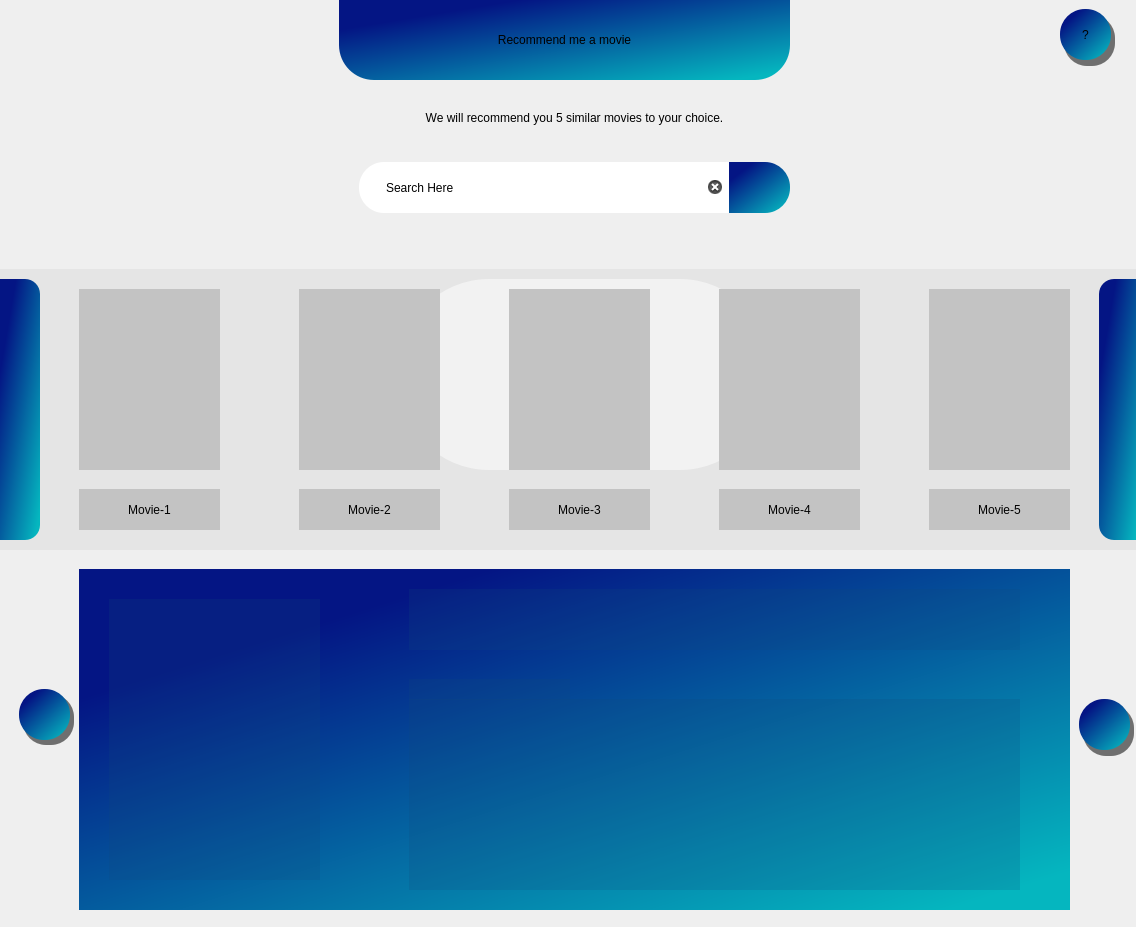
<?xml version="1.0" encoding="UTF-8"?>
<ui version="4.0">
 <class>Dialog</class>
 <widget class="QDialog" name="Dialog">
  <property name="geometry">
   <rect>
    <x>0</x>
    <y>0</y>
    <width>1136</width>
    <height>927</height>
   </rect>
  </property>
  <property name="windowTitle">
   <string>Dialog</string>
  </property>
  <widget class="QWidget" name="widget" native="true">
   <property name="enabled">
    <bool>true</bool>
   </property>
   <property name="geometry">
    <rect>
     <x>-1</x>
     <y>-1</y>
     <width>1141</width>
     <height>931</height>
    </rect>
   </property>
   <property name="minimumSize">
    <size>
     <width>1141</width>
     <height>931</height>
    </size>
   </property>
   <property name="maximumSize">
    <size>
     <width>1141</width>
     <height>931</height>
    </size>
   </property>
   <property name="focusPolicy">
    <enum>Qt::ClickFocus</enum>
   </property>
   <property name="styleSheet">
    <string notr="true">background-color:'white';</string>
   </property>
   <widget class="QLabel" name="Title">
    <property name="geometry">
     <rect>
      <x>340</x>
      <y>0</y>
      <width>451</width>
      <height>81</height>
     </rect>
    </property>
    <property name="styleSheet">
     <string notr="true">background-color: qlineargradient(spread:pad, x1:0, y1:0, x2:0.898, y2:0.977, stop:0.211454 rgba(4, 21, 132, 255), stop:1 rgba(5, 182, 191, 255));
font: 57 22pt &quot;Noto Sans&quot;;
border-bottom-left-radius:35px;
border-bottom-right-radius:35px;
</string>
    </property>
    <property name="text">
     <string>Recommend me a movie</string>
    </property>
    <property name="alignment">
     <set>Qt::AlignCenter</set>
    </property>
   </widget>
   <widget class="QLineEdit" name="searchBar">
    <property name="enabled">
     <bool>true</bool>
    </property>
    <property name="geometry">
     <rect>
      <x>360</x>
      <y>163</y>
      <width>371</width>
      <height>51</height>
     </rect>
    </property>
    <property name="focusPolicy">
     <enum>Qt::ClickFocus</enum>
    </property>
    <property name="toolTip">
     <string>&lt;html&gt;&lt;head/&gt;&lt;body&gt;&lt;p&gt;&lt;span style=&quot; font-size:12pt;&quot;&gt;Search Your Movie here.&lt;/span&gt;&lt;/p&gt;&lt;/body&gt;&lt;/html&gt;</string>
    </property>
    <property name="whatsThis">
     <string>&lt;html&gt;&lt;head/&gt;&lt;body&gt;&lt;p&gt;Search bar.&lt;/p&gt;&lt;p&gt;&lt;span style=&quot; font-size:12pt;&quot;&gt;Search your movie.&lt;/span&gt;&lt;/p&gt;&lt;/body&gt;&lt;/html&gt;</string>
    </property>
    <property name="styleSheet">
     <string notr="true">QLineEdit#searchBar{
color:black;
border:1px solid 'gray';
border-top-left-radius:25px;
border-bottom-left-radius:25px;
font: 57 16pt &quot;Noto Sans&quot;;
padding-left:25px;
}

QLineEdit#searchBar:focus{
border:1px dotted 'black';
}

QLineEdit#searchBar:hover{
background-color:qlineargradient(spread:pad, x1:0.506405, y1:1, x2:0.507, y2:0.0113636, stop:0 rgba(163, 163, 163, 145), stop:0.581498 rgba(255, 255, 255, 145));
}</string>
    </property>
    <property name="text">
     <string>Search Here</string>
    </property>
    <property name="clearButtonEnabled">
     <bool>true</bool>
    </property>
   </widget>
   <widget class="QPushButton" name="search">
    <property name="geometry">
     <rect>
      <x>730</x>
      <y>163</y>
      <width>61</width>
      <height>51</height>
     </rect>
    </property>
    <property name="whatsThis">
     <string>&lt;html&gt;&lt;head/&gt;&lt;body&gt;&lt;p&gt;Search button.&lt;br/&gt;Searches the movie having the matching name.&lt;/p&gt;&lt;/body&gt;&lt;/html&gt;</string>
    </property>
    <property name="styleSheet">
     <string notr="true">QPushButton#search{
background-color: qlineargradient(spread:pad, x1:0, y1:0, x2:0.898, y2:0.977, stop:0.211454 rgba(4, 21, 132, 255), stop:1 rgba(5, 182, 191, 255));
border:None;
border-top-right-radius:25px;
border-bottom-right-radius:25px;
}

QPushButton#search:hover{
	background-color: qlineargradient(spread:pad, x1:0, y1:0, x2:0.898, y2:0.977, stop:0.211454 rgba(5, 182, 191, 255), stop:1 rgba(4, 21, 132, 255));
}</string>
    </property>
    <property name="text">
     <string/>
    </property>
    <property name="icon">
     <iconset>
      <normaloff>img/search.png</normaloff>img/search.png</iconset>
    </property>
    <property name="iconSize">
     <size>
      <width>32</width>
      <height>32</height>
     </size>
    </property>
   </widget>
   <widget class="QPushButton" name="next">
    <property name="geometry">
     <rect>
      <x>1100</x>
      <y>280</y>
      <width>41</width>
      <height>261</height>
     </rect>
    </property>
    <property name="whatsThis">
     <string>&lt;html&gt;&lt;head/&gt;&lt;body&gt;&lt;p&gt;Next&lt;/p&gt;&lt;/body&gt;&lt;/html&gt;</string>
    </property>
    <property name="styleSheet">
     <string notr="true">
QPushButton#next{
border:None;
background-color: qlineargradient(spread:pad, x1:0, y1:0, x2:0.898, y2:0.977, stop:0.211454 rgba(4, 21, 132, 255), stop:1 rgba(5, 182, 191, 255));
border-top-left-radius:15px;
border-bottom-left-radius:15px;
}

QPushButton#next:hover{
	background-color: qlineargradient(spread:pad, x1:0, y1:0, x2:0.898, y2:0.977, stop:0.211454 rgba(5, 182, 191, 255), stop:1 rgba(4, 21, 132, 255));
}</string>
    </property>
    <property name="text">
     <string/>
    </property>
    <property name="icon">
     <iconset>
      <normaloff>img/right.png</normaloff>img/right.png</iconset>
    </property>
    <property name="iconSize">
     <size>
      <width>28</width>
      <height>28</height>
     </size>
    </property>
   </widget>
   <widget class="QLabel" name="moviePoster1">
    <property name="geometry">
     <rect>
      <x>80</x>
      <y>290</y>
      <width>141</width>
      <height>181</height>
     </rect>
    </property>
    <property name="styleSheet">
     <string notr="true">background-color:rgb(195, 195, 195);</string>
    </property>
    <property name="text">
     <string/>
    </property>
    <property name="alignment">
     <set>Qt::AlignCenter</set>
    </property>
   </widget>
   <widget class="QLabel" name="moviePoster2">
    <property name="geometry">
     <rect>
      <x>300</x>
      <y>290</y>
      <width>141</width>
      <height>181</height>
     </rect>
    </property>
    <property name="styleSheet">
     <string notr="true">background-color:rgb(195, 195, 195);</string>
    </property>
    <property name="text">
     <string/>
    </property>
    <property name="alignment">
     <set>Qt::AlignCenter</set>
    </property>
   </widget>
   <widget class="QLabel" name="moviePoster3">
    <property name="geometry">
     <rect>
      <x>510</x>
      <y>290</y>
      <width>141</width>
      <height>181</height>
     </rect>
    </property>
    <property name="styleSheet">
     <string notr="true">background-color:rgb(195, 195, 195);</string>
    </property>
    <property name="text">
     <string/>
    </property>
    <property name="alignment">
     <set>Qt::AlignCenter</set>
    </property>
   </widget>
   <widget class="QLabel" name="moviePoster4">
    <property name="geometry">
     <rect>
      <x>720</x>
      <y>290</y>
      <width>141</width>
      <height>181</height>
     </rect>
    </property>
    <property name="styleSheet">
     <string notr="true">background-color:rgb(195, 195, 195);</string>
    </property>
    <property name="text">
     <string/>
    </property>
    <property name="alignment">
     <set>Qt::AlignCenter</set>
    </property>
   </widget>
   <widget class="QLabel" name="movie1">
    <property name="geometry">
     <rect>
      <x>80</x>
      <y>490</y>
      <width>141</width>
      <height>41</height>
     </rect>
    </property>
    <property name="styleSheet">
     <string notr="true">background-color:rgb(195, 195, 195);</string>
    </property>
    <property name="text">
     <string>Movie-1</string>
    </property>
    <property name="alignment">
     <set>Qt::AlignCenter</set>
    </property>
    <property name="wordWrap">
     <bool>true</bool>
    </property>
   </widget>
   <widget class="QLabel" name="movie2">
    <property name="geometry">
     <rect>
      <x>300</x>
      <y>490</y>
      <width>141</width>
      <height>41</height>
     </rect>
    </property>
    <property name="styleSheet">
     <string notr="true">background-color:rgb(195, 195, 195);</string>
    </property>
    <property name="text">
     <string>Movie-2</string>
    </property>
    <property name="alignment">
     <set>Qt::AlignCenter</set>
    </property>
    <property name="wordWrap">
     <bool>true</bool>
    </property>
   </widget>
   <widget class="QLabel" name="movie3">
    <property name="geometry">
     <rect>
      <x>510</x>
      <y>490</y>
      <width>141</width>
      <height>41</height>
     </rect>
    </property>
    <property name="styleSheet">
     <string notr="true">background-color:rgb(195, 195, 195);</string>
    </property>
    <property name="text">
     <string>Movie-3</string>
    </property>
    <property name="alignment">
     <set>Qt::AlignCenter</set>
    </property>
    <property name="wordWrap">
     <bool>true</bool>
    </property>
   </widget>
   <widget class="QLabel" name="movie4">
    <property name="geometry">
     <rect>
      <x>720</x>
      <y>490</y>
      <width>141</width>
      <height>41</height>
     </rect>
    </property>
    <property name="layoutDirection">
     <enum>Qt::LeftToRight</enum>
    </property>
    <property name="styleSheet">
     <string notr="true">background-color:rgb(195, 195, 195);</string>
    </property>
    <property name="text">
     <string>Movie-4</string>
    </property>
    <property name="alignment">
     <set>Qt::AlignCenter</set>
    </property>
    <property name="wordWrap">
     <bool>true</bool>
    </property>
   </widget>
   <widget class="QPushButton" name="prev">
    <property name="geometry">
     <rect>
      <x>0</x>
      <y>280</y>
      <width>41</width>
      <height>261</height>
     </rect>
    </property>
    <property name="whatsThis">
     <string>&lt;html&gt;&lt;head/&gt;&lt;body&gt;&lt;p&gt;Previous.&lt;/p&gt;&lt;/body&gt;&lt;/html&gt;</string>
    </property>
    <property name="styleSheet">
     <string notr="true">
QPushButton#prev{
border:None;
background-color: qlineargradient(spread:pad, x1:0, y1:0, x2:0.898, y2:0.977, stop:0.211454 rgba(4, 21, 132, 255), stop:1 rgba(5, 182, 191, 255));
border-top-right-radius:15px;
border-bottom-right-radius:15px;
}

QPushButton#prev:hover{
	background-color: qlineargradient(spread:pad, x1:0, y1:0, x2:0.898, y2:0.977, stop:0.211454 rgba(5, 182, 191, 255), stop:1 rgba(4, 21, 132, 255));
}</string>
    </property>
    <property name="text">
     <string/>
    </property>
    <property name="icon">
     <iconset>
      <normaloff>img/left.png</normaloff>img/left.png</iconset>
    </property>
    <property name="iconSize">
     <size>
      <width>28</width>
      <height>28</height>
     </size>
    </property>
   </widget>
   <widget class="QWidget" name="recommended_moviesWidget" native="true">
    <property name="geometry">
     <rect>
      <x>80</x>
      <y>570</y>
      <width>991</width>
      <height>341</height>
     </rect>
    </property>
    <property name="styleSheet">
     <string notr="true">
background-color: qlineargradient(spread:pad, x1:0, y1:0, x2:0.898, y2:0.977, stop:0.211454 rgba(4, 21, 132, 255), stop:1 rgba(5, 182, 191, 255));</string>
    </property>
    <widget class="QLabel" name="moviePoster">
     <property name="geometry">
      <rect>
       <x>30</x>
       <y>30</y>
       <width>211</width>
       <height>281</height>
      </rect>
     </property>
     <property name="styleSheet">
      <string notr="true">background-color:rgba(13, 71, 122,50)</string>
     </property>
     <property name="text">
      <string/>
     </property>
     <property name="alignment">
      <set>Qt::AlignCenter</set>
     </property>
    </widget>
    <widget class="QLabel" name="movieTitle">
     <property name="geometry">
      <rect>
       <x>330</x>
       <y>20</y>
       <width>611</width>
       <height>61</height>
      </rect>
     </property>
     <property name="styleSheet">
      <string notr="true">background-color:rgba(13, 71, 122,50);
font: 57 20pt &quot;Noto Sans&quot;;</string>
     </property>
     <property name="text">
      <string/>
     </property>
     <property name="scaledContents">
      <bool>true</bool>
     </property>
     <property name="alignment">
      <set>Qt::AlignLeading|Qt::AlignLeft|Qt::AlignVCenter</set>
     </property>
     <property name="wordWrap">
      <bool>true</bool>
     </property>
    </widget>
    <widget class="QLabel" name="movieRating">
     <property name="geometry">
      <rect>
       <x>330</x>
       <y>110</y>
       <width>161</width>
       <height>21</height>
      </rect>
     </property>
     <property name="styleSheet">
      <string notr="true">background-color:rgba(13, 71, 122,50)</string>
     </property>
     <property name="text">
      <string/>
     </property>
     <property name="alignment">
      <set>Qt::AlignLeading|Qt::AlignLeft|Qt::AlignVCenter</set>
     </property>
     <property name="wordWrap">
      <bool>true</bool>
     </property>
    </widget>
    <widget class="QLabel" name="movieDesc">
     <property name="geometry">
      <rect>
       <x>330</x>
       <y>130</y>
       <width>611</width>
       <height>191</height>
      </rect>
     </property>
     <property name="styleSheet">
      <string notr="true">background-color:rgba(13, 71, 122,50);
font: 25 15pt &quot;Noto Sans&quot;;</string>
     </property>
     <property name="text">
      <string/>
     </property>
     <property name="scaledContents">
      <bool>true</bool>
     </property>
     <property name="alignment">
      <set>Qt::AlignLeading|Qt::AlignLeft|Qt::AlignTop</set>
     </property>
     <property name="wordWrap">
      <bool>true</bool>
     </property>
    </widget>
   </widget>
   <widget class="QLabel" name="movie5">
    <property name="geometry">
     <rect>
      <x>930</x>
      <y>490</y>
      <width>141</width>
      <height>41</height>
     </rect>
    </property>
    <property name="styleSheet">
     <string notr="true">background-color:rgb(195, 195, 195);</string>
    </property>
    <property name="text">
     <string>Movie-5</string>
    </property>
    <property name="alignment">
     <set>Qt::AlignCenter</set>
    </property>
    <property name="wordWrap">
     <bool>true</bool>
    </property>
   </widget>
   <widget class="QLabel" name="moviePoster5">
    <property name="geometry">
     <rect>
      <x>930</x>
      <y>290</y>
      <width>141</width>
      <height>181</height>
     </rect>
    </property>
    <property name="styleSheet">
     <string notr="true">background-color:rgb(195, 195, 195);</string>
    </property>
    <property name="text">
     <string/>
    </property>
    <property name="alignment">
     <set>Qt::AlignCenter</set>
    </property>
   </widget>
   <widget class="QWidget" name="related_movies" native="true">
    <property name="geometry">
     <rect>
      <x>0</x>
      <y>270</y>
      <width>1141</width>
      <height>281</height>
     </rect>
    </property>
    <property name="styleSheet">
     <string notr="true">background-color:rgba(170, 170, 170,40);
border:None;</string>
    </property>
   </widget>
   <widget class="QPushButton" name="help">
    <property name="geometry">
     <rect>
      <x>1061</x>
      <y>10</y>
      <width>51</width>
      <height>51</height>
     </rect>
    </property>
    <property name="toolTip">
     <string>&lt;!DOCTYPE HTML PUBLIC &quot;-//W3C//DTD HTML 4.0//EN&quot; &quot;http://www.w3.org/TR/REC-html40/strict.dtd&quot;&gt;
&lt;html&gt;&lt;head&gt;&lt;meta name=&quot;qrichtext&quot; content=&quot;1&quot; /&gt;&lt;style type=&quot;text/css&quot;&gt;
p, li { white-space: pre-wrap; }
&lt;/style&gt;&lt;/head&gt;&lt;body style=&quot; font-family:'Noto Sans'; font-size:14pt; font-weight:56; font-style:normal;&quot;&gt;
&lt;p style=&quot; margin-top:0px; margin-bottom:0px; margin-left:0px; margin-right:0px; -qt-block-indent:0; text-indent:0px;&quot;&gt;Help&lt;/p&gt;&lt;/body&gt;&lt;/html&gt;</string>
    </property>
    <property name="whatsThis">
     <string>&lt;html&gt;&lt;head/&gt;&lt;body&gt;&lt;p&gt;Help&lt;/p&gt;&lt;/body&gt;&lt;/html&gt;</string>
    </property>
    <property name="styleSheet">
     <string notr="true">background-color: qlineargradient(spread:pad, x1:0, y1:0, x2:0.898, y2:0.977, stop:0.211454 rgba(4, 21, 132, 255), stop:1 rgba(5, 182, 191, 255));
font: 57 14pt &quot;Noto Sans&quot;;
border:None;
border-radius:25px;
</string>
    </property>
    <property name="text">
     <string>?</string>
    </property>
   </widget>
   <widget class="QPushButton" name="rec_prev">
    <property name="geometry">
     <rect>
      <x>20</x>
      <y>690</y>
      <width>51</width>
      <height>51</height>
     </rect>
    </property>
    <property name="styleSheet">
     <string notr="true">QPushButton#rec_prev{
background-color: qlineargradient(spread:pad, x1:0, y1:0, x2:0.898, y2:0.977, stop:0.211454 rgba(4, 21, 132, 255), stop:1 rgba(5, 182, 191, 255));
border:None;
border-radius:25px
}

QPushButton#rec_prev:hover{
	background-color: qlineargradient(spread:pad, x1:0, y1:0, x2:0.898, y2:0.977, stop:0.211454 rgba(5, 182, 191, 255), stop:1 rgba(4, 21, 132, 255));
}</string>
    </property>
    <property name="text">
     <string/>
    </property>
    <property name="icon">
     <iconset>
      <normaloff>img/left-arrow.png</normaloff>img/left-arrow.png</iconset>
    </property>
   </widget>
   <widget class="QPushButton" name="rec_next">
    <property name="geometry">
     <rect>
      <x>1080</x>
      <y>700</y>
      <width>51</width>
      <height>51</height>
     </rect>
    </property>
    <property name="styleSheet">
     <string notr="true">QPushButton#rec_next{background-color: qlineargradient(spread:pad, x1:0, y1:0, x2:0.898, y2:0.977, stop:0.211454 rgba(4, 21, 132, 255), stop:1 rgba(5, 182, 191, 255));
border:None;
border-radius:25px
}

QPushButton#rec_next:hover{
	background-color: qlineargradient(spread:pad, x1:0, y1:0, x2:0.898, y2:0.977, stop:0.211454 rgba(5, 182, 191, 255), stop:1 rgba(4, 21, 132, 255));
}</string>
    </property>
    <property name="text">
     <string/>
    </property>
    <property name="icon">
     <iconset>
      <normaloff>img/right-arrow.png</normaloff>img/right-arrow.png</iconset>
    </property>
   </widget>
   <widget class="QLabel" name="header">
    <property name="geometry">
     <rect>
      <x>280</x>
      <y>98</y>
      <width>591</width>
      <height>41</height>
     </rect>
    </property>
    <property name="styleSheet">
     <string notr="true">color:black;
font: 15 14pt &quot;Noto Sans&quot;;</string>
    </property>
    <property name="text">
     <string>We will recommend you 5 similar movies to your choice.</string>
    </property>
    <property name="alignment">
     <set>Qt::AlignCenter</set>
    </property>
   </widget>
   <widget class="QLabel" name="shadow1">
    <property name="geometry">
     <rect>
      <x>24</x>
      <y>695</y>
      <width>51</width>
      <height>51</height>
     </rect>
    </property>
    <property name="styleSheet">
     <string notr="true">border-radius:23px;
background-color:rgb(111, 111, 111);</string>
    </property>
    <property name="text">
     <string/>
    </property>
   </widget>
   <widget class="QLabel" name="shadow2">
    <property name="geometry">
     <rect>
      <x>1084</x>
      <y>706</y>
      <width>51</width>
      <height>51</height>
     </rect>
    </property>
    <property name="styleSheet">
     <string notr="true">border-radius:23px;
background-color:rgb(111, 111, 111);</string>
    </property>
    <property name="text">
     <string/>
    </property>
   </widget>
   <widget class="QLabel" name="shadow3">
    <property name="geometry">
     <rect>
      <x>1065</x>
      <y>16</y>
      <width>51</width>
      <height>51</height>
     </rect>
    </property>
    <property name="styleSheet">
     <string notr="true">border-radius:23px;
background-color:rgb(111, 111, 111);</string>
    </property>
    <property name="text">
     <string/>
    </property>
   </widget>
   <widget class="QLabel" name="internetConnection">
    <property name="geometry">
     <rect>
      <x>1010</x>
      <y>16</y>
      <width>31</width>
      <height>41</height>
     </rect>
    </property>
    <property name="styleSheet">
     <string notr="true"/>
    </property>
    <property name="text">
     <string/>
    </property>
    <property name="pixmap">
     <pixmap>img/wifi.png</pixmap>
    </property>
   </widget>
   <widget class="QWidget" name="loading" native="true">
    <property name="geometry">
     <rect>
      <x>0</x>
      <y>0</y>
      <width>1141</width>
      <height>931</height>
     </rect>
    </property>
    <property name="styleSheet">
     <string notr="true">background-color:rgba(0,0,0,0)</string>
    </property>
    <widget class="QLabel" name="label">
     <property name="geometry">
      <rect>
       <x>400</x>
       <y>280</y>
       <width>371</width>
       <height>191</height>
      </rect>
     </property>
     <property name="styleSheet">
      <string notr="true">color:black;
background-color:white;
font: 25 italic 18pt &quot;Noto Sans&quot;;
border-radius:90px</string>
     </property>
     <property name="text">
      <string/>
     </property>
     <property name="alignment">
      <set>Qt::AlignCenter</set>
     </property>
     <property name="wordWrap">
      <bool>true</bool>
     </property>
    </widget>
   </widget>
   <zorder>loading</zorder>
   <zorder>shadow3</zorder>
   <zorder>shadow2</zorder>
   <zorder>shadow1</zorder>
   <zorder>related_movies</zorder>
   <zorder>Title</zorder>
   <zorder>searchBar</zorder>
   <zorder>search</zorder>
   <zorder>next</zorder>
   <zorder>moviePoster1</zorder>
   <zorder>moviePoster2</zorder>
   <zorder>moviePoster3</zorder>
   <zorder>moviePoster4</zorder>
   <zorder>movie1</zorder>
   <zorder>movie2</zorder>
   <zorder>movie3</zorder>
   <zorder>movie4</zorder>
   <zorder>prev</zorder>
   <zorder>recommended_moviesWidget</zorder>
   <zorder>movie5</zorder>
   <zorder>moviePoster5</zorder>
   <zorder>help</zorder>
   <zorder>rec_prev</zorder>
   <zorder>rec_next</zorder>
   <zorder>header</zorder>
   <zorder>internetConnection</zorder>
  </widget>
 </widget>
 <resources/>
 <connections/>
</ui>
